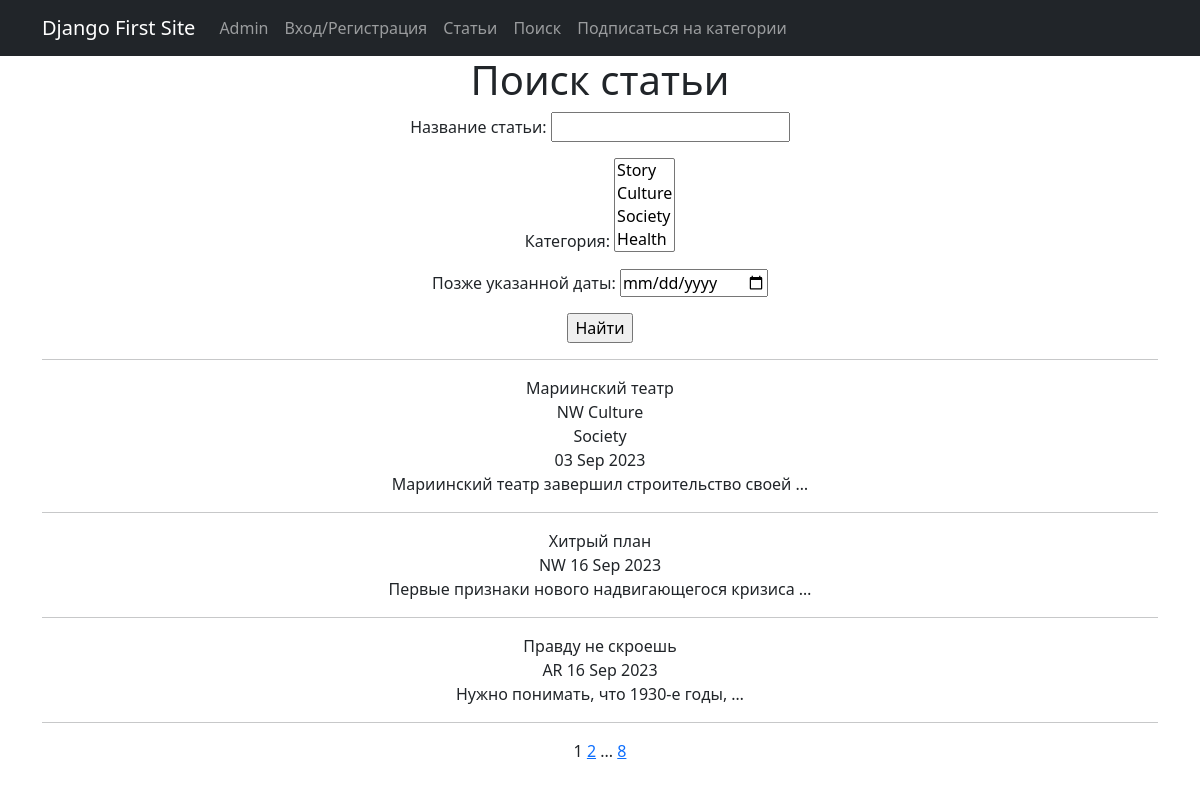
Page /news/search/ on the earlier database version.
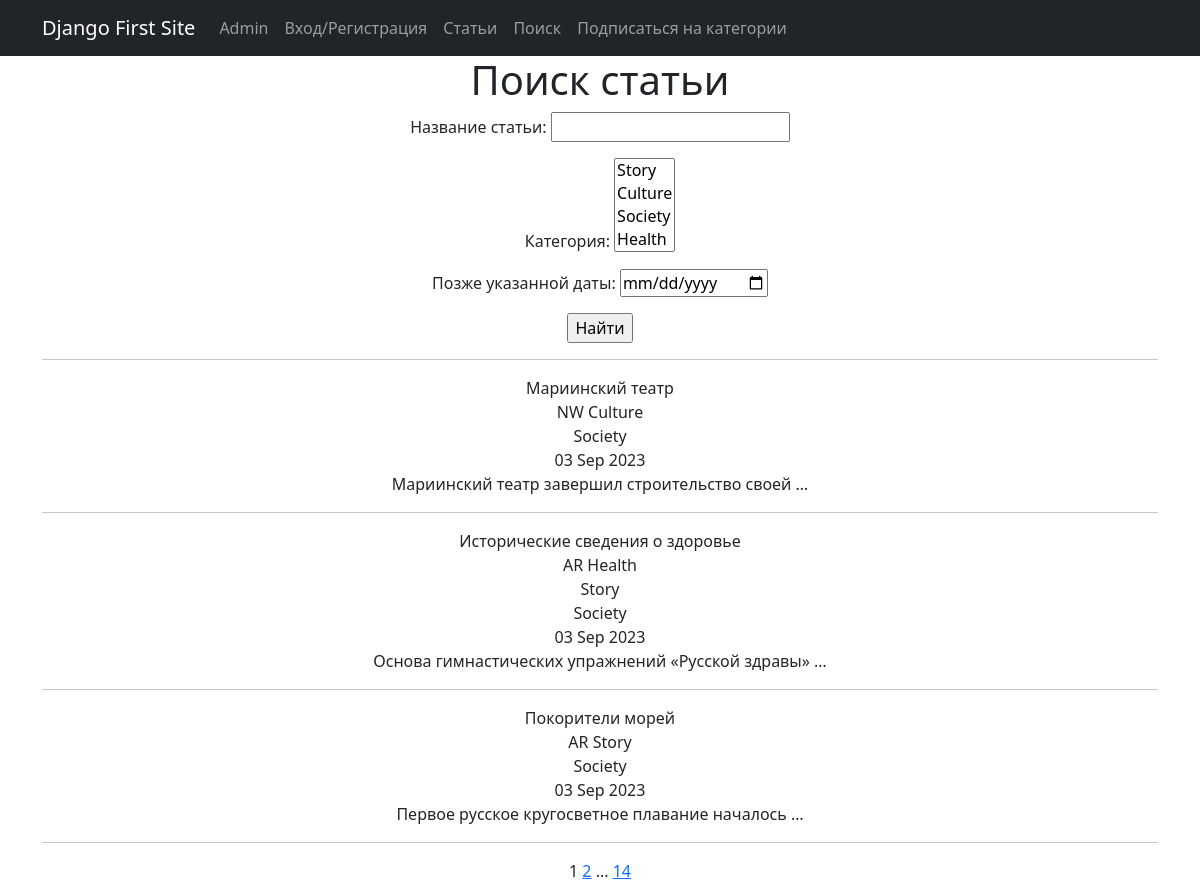
Same page on the later database version.
### news/models.py (models this page shows, shortened)
class Post(models.Model):
    news = 'NW'
    article = 'AR'
    CATEGORY_CHOICES = [
        (news, 'Новость'),
        (article, 'Статья')
    ]
    post_author = models.ForeignKey(Author, on_delete=models.CASCADE)
    category_type = models.CharField(max_length=2, choices=CATEGORY_CHOICES,
                                     default=article)
    post_date = models.DateTimeField(auto_now_add=True)
    post_category = models.ManyToManyField(Category, through='PostCategory')
    post_title = models.CharField(max_length=128)
    post_text = models.TextField()
    post_rating = models.SmallIntegerField(default=0)

class Category(models.Model):
    category_name = models.CharField(max_length=64, unique=True)
    subscribers = models.ManyToManyField(User, related_name='categories',
                                         default='')
    def __str__(self):
        return f'{self.category_name}'

### news/views.py (the view)
# urls.py: path('search/', NewsSearch.as_view(), name='news_search'),
class NewsSearch(ListView):
    model = Post
    template_name = 'news_search.html'
    context_object_name = 'news_search'
    paginate_by = 3
    def get_queryset(self):
        queryset = super().get_queryset()
        self.filterset = PostFilter(self.request.GET, queryset)
        return self.filterset.qs
    def get_context_data(self, **kwargs):
        context = super().get_context_data(**kwargs)
        context['filterset'] = self.filterset
        return context

### news/templatetags/custom_tags.py (called while the page is built)
@register.simple_tag(takes_context=True)
def url_replace(context, **kwargs):
    d = context['request'].GET.copy()
    for k, v in kwargs.items():
        d[k] = v
    return d.urlencode()

### news/templates/news/news_search.html (shortened to what this page needs)
{% extends 'flatpages/default.html' %}
{% load custom_tags %}
{% block content %}
<h1>Поиск статьи</h1>
    <form action="" method="get">
        {{ filterset.form.as_p }}
        <input type="submit" value="Найти" />
    </form>
<hr>
{% if news_search|length %}
    {% for post in news_search %}
        {{ post.post_title }}
        <br>
        {{ post.category_type }}
            {% for cat in post.post_category.all %}
                {{ cat.category_name }}
                <br>
            {% endfor %}
        {{ post.post_date|date:'d M Y'}}
        <br>
        {{ post.post_text|truncatewords:5}}
        <hr>
    {% endfor %}
{% else %}
    <h1>Извините на данный момент статей нет</h1>
{% endif %}
{{ page_obj.number }}
{% if page_obj.has_next %}
    <a href="?{% url_replace page=page_obj.next_page_number %}">{{ page_obj.next_page_number }}</a>
    {% if paginator.num_pages != page_obj.next_page_number %}
    ...
    <a href="?{% url_replace page=page_obj.paginator.num_pages %}">{{ page_obj.paginator.num_pages }}</a>
    {% endif %}
{% endif %}
{% endblock content %}

### news/templates/news/flatpages/default.html (shortened to what this page needs)
<!DOCTYPE html>
<html lang="en">
{% load cache %}
{% cache 600 head %}
    <head>
        {% load static %}
        <link href="{% static 'css/styles.css' %}" rel="stylesheet" />
    </head>
{% endcache %}
{% cache 600 body %}
    <body>
       <nav class="navbar navbar-expand-lg navbar-dark bg-dark static-top">
            <div class="container">
                <a class="navbar-brand" href="#">Django First Site</a>
                <div class="collapse navbar-collapse" id="navbarResponsive">
                    <ul class="navbar-nav ml-auto">
                        <li class="nav-item active">
                            <a class="nav-link" href="/admin/">Admin
                            </a>
                        </li>
                        <li class="nav-item active">
                            <a class="nav-link" href="/accounts/login/">Вход/Регистрация
                            </a>
                        </li>
                        <li class="nav-item">
                            <a class="nav-link" href="/news/">Статьи</a>
                        </li>
                        <li class="nav-item">
                            <a class="nav-link" href="/news/search/">Поиск</a>
                        </li>
                        <li class="nav-item">
                            <a class="nav-link"
                               href="/subscriptions/">Подписаться на категории
                            </a>
                        </li>
                    </ul>
                </div>
            </div>
        </nav>
{% endcache %}
        <div class="container">
            <div class="row">
                <div class="col-lg-12 text-center">
                    {% block content %}
                    {% endblock content %}
                </div>
            </div>
        </div>
    </body>
</html>

Differences in the rows shown:
no longer on this page (row unchanged): Post: post_title "Хитрый план", category_type "NW", post_date "16 Sep 2023", post_text "Первые признаки нового надвигающегося кризиса …"
no longer on this page (row unchanged): Post: post_title "Правду не скроешь", category_type "AR", post_date "16 Sep 2023", post_text "Нужно понимать, что 1930-е годы, …"
added Post: post_title "Исторические сведения о здоровье", category_type "AR", post_date "03 Sep 2023", post_text "Основа гимнастических упражнений «Русской здравы» …", Category (category_name "Society")
now on this page (row unchanged): Category: category_name "Health", shown under "Исторические сведения о здоровье"
now on this page (row unchanged): Category: category_name "Story"
added Post: post_title "Покорители морей", category_type "AR", post_date "03 Sep 2023", post_text "Первое русское кругосветное плавание началось …", Category (category_name "Society")
Other differences:
{{ page_obj.paginator.num_pages }}: "8" → "14"
